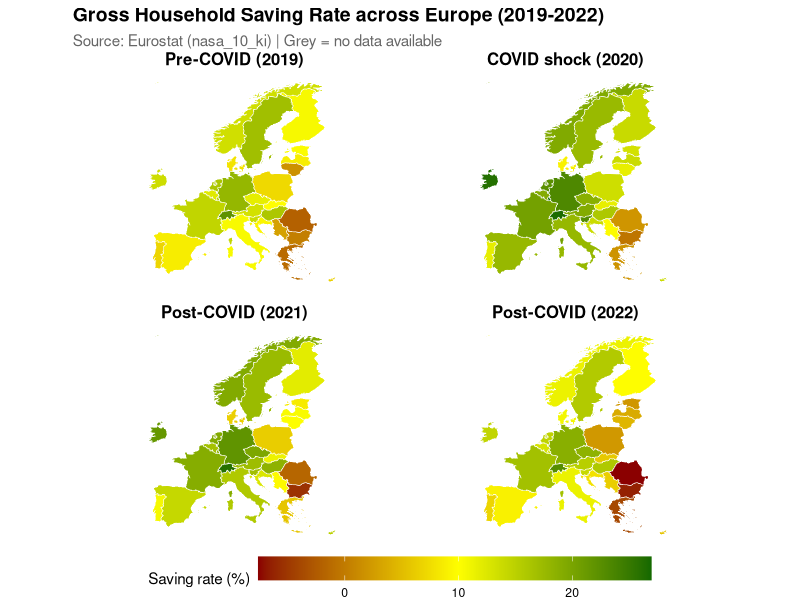

Here is the R script that generated this plot:
## ---- chunk 1
install.packages("tidyverse")
install.packages("yaml")
install.packages("rmarkdown")
install.packages("maps")
## ---- chunk 2
require(tidyverse)
require(rmarkdown)
require(yaml)
library(tidyr)
library(writexl)
library(readxl)
require()
## ---- chunk 3
library(maps)

savings_clean <- data.frame(
  region = c("Belgium","Bulgaria","Czech Republic","Denmark","Germany",
             "Estonia","Ireland","Greece","Spain","France","Croatia",
             "Italy","Cyprus","Latvia","Lithuania","Luxembourg","Hungary",
             "Malta","Netherlands","Austria","Poland","Portugal","Romania",
             "Slovenia","Slovakia","Finland","Sweden","Norway","Switzerland","Serbia"),
  `2019` = c(12.26, 0.23, 11.85, 7.89, 17.89, 10.32, 13.66, -1.32, 8.66,
             14.62, 9.25, 10.52, 6.47, 8.65, 1.61, 15.48, 16.09, 13.26,
             16.21, 13.23, 7.18, 6.89, -2.08, 13.83, 9.95, 10.60, 17.03,
             13.44, 22.11, 2.88),
  `2020` = c(19.25, -0.49, 18.83, 8.98, 23.34, 13.22, 26.15, 1.76, 17.77,
             20.43, 13.82, 17.86, 13.80, 13.94, 11.70, 26.92, 16.08, 24.69,
             22.41, 19.32, 13.59, 11.84, 1.97, 22.88, 11.71, 14.05, 17.61,
             19.46, 26.60, 9.68),
  `2021` = c(16.80, -5.46, 19.78, 6.43, 21.96, 8.51, 21.63, 5.61, 14.29,
             19.07, 12.74, 15.87, 15.10, 10.46, 10.14, 18.74, 18.49, 23.15,
             19.39, 17.23, 6.22, 10.62, -1.69, 16.98, 11.32, 12.06, 17.53,
             19.35, 26.09, 9.64),
  `2022` = c(13.01, -6.40, 18.47, 10.91, 18.82, 2.00, 14.62, -3.93, 8.95,
             16.86, 7.81, 11.44, 5.55, 3.63, 4.48, 13.48, 15.97, 19.47,
             14.76, 15.27, 2.16, 6.86, -7.58, 14.19, 5.92, 9.88, 15.75,
             11.41, 22.73, 6.36),
  check.names = FALSE
)

savings_long <- savings_clean %>%
  pivot_longer(-region, names_to = "year", values_to = "saving_rate") %>%
  mutate(
    year   = as.integer(year),
    period = case_when(
      year == 2019 ~ "Pre-COVID (2019)",
      year == 2020 ~ "COVID shock (2020)",
      year == 2021 ~ "Post-COVID (2021)",
      year == 2022 ~ "Post-COVID (2022)"
    ),
    period = factor(period, levels = c(
      "Pre-COVID (2019)",
      "COVID shock (2020)",
      "Post-COVID (2021)",
      "Post-COVID (2022)"
    ))
  )
## ---- chunk 4
head(savings_long)
## ---- chunk 5
savings_long <- savings_long %>%
  drop_na(saving_rate)
## ---- chunk 6
savings_long <- savings_long %>%
  mutate(development = ifelse(
    region %in% c("Germany", "Netherlands", "France", "Belgium",
                  "Austria", "Sweden", "Denmark", "Finland",
                  "Ireland", "Luxembourg"),
    "Developed (Western EU)",
    "Developing (Eastern EU)"
  ))
## ---- chunk 7
europe_map <- map_data("world")

map_joined <- left_join(europe_map, savings_long, by = "region") %>%
  filter(!is.na(period))

ggplot(map_joined, aes(x = long, y = lat, group = group, fill = saving_rate)) +
  geom_polygon(color = "white", linewidth = 0.2) +
  coord_fixed(ratio = 1.3, xlim = c(-25, 45), ylim = c(34, 72)) +
  scale_fill_gradient2(
    low      = "darkred",
    mid      = "yellow",
    high     = "darkgreen",
    midpoint = 10,
    na.value = "grey90",
    name     = "Saving rate (%)"
  ) +
  facet_wrap(~ period, ncol = 2, drop = TRUE) +
  labs(
    title    = "Gross Household Saving Rate across Europe (2019-2022)",
    subtitle = "Source: Eurostat (nasa_10_ki) | Grey = no data available",
    x = NULL, y = NULL
  ) +
  theme_void() +
  theme(
    plot.title      = element_text(face = "bold", size = 14),
    plot.subtitle   = element_text(color = "grey40", size = 11),
    strip.text      = element_text(face = "bold", size = 12),
    legend.position = "bottom",
    legend.key.width = unit(2, "cm")
  )
